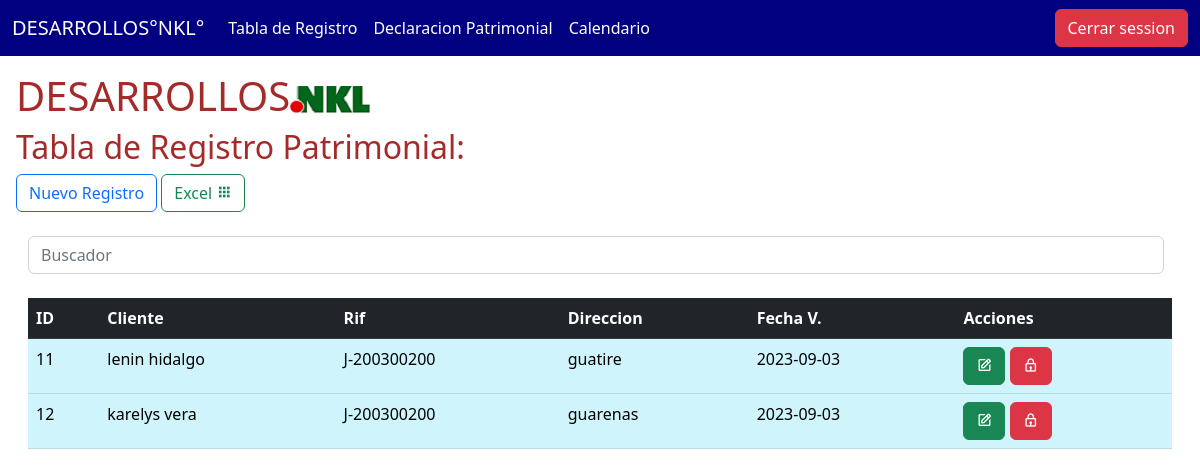
The page /tabla/index.php on the database its author committed.
### tables this page shows
CREATE TABLE `tabla` (
  `id` int(11) NOT NULL,
  `cliente` varchar(200) NOT NULL,
  `rif` varchar(200) NOT NULL,
  `direccion` varchar(200) NOT NULL,
  `fecha` date NOT NULL
);

### tabla/index.php (the view, shortened to what this page needs)
<?php
include("../db.php");
$stm = $conexion -> prepare("SELECT * FROM tabla");
$stm -> execute();
$tabla = $stm -> fetchAll(PDO::FETCH_ASSOC);
?>
<?php include("../template/header.php"); ?>
<h1 style="color: brown;">DESARROLLOS<img src="../img/nkl.png" alt=""></h1>
<h2 style="color: brown;">Tabla de Registro Patrimonial:</h2>
<a class="btn btn-outline-primary" href="agregar.php">Nuevo Registro
</a>
<a class="btn btn-outline-success" href="excel.php">Excel
<i class='bx bxs-grid'></i> </a>
<br>
<br>
      <div class="container-fluid">
  <form class="d-flex">
      <input class="form-control me-2 light-table-filter" data-table="table_id" type="text"
      placeholder="Buscador">
  </form>
<br>
<div class="table-responsive">
    <table class="table table-info table_id">
        <thead class="table table-dark">
            <tr>
                <th scope="col">ID</th>
                <th scope="col">Cliente</th>
                <th scope="col">Rif</th>
                <th scope="col">Direccion</th>
                <th scope="col">Fecha V.</th>
                <th scope="col">Acciones</th>
            </tr>
        </thead>
        <tbody>
<?php foreach($tabla as $tablas) { ?>
            <tr class="">
                <td scope="row"><?php echo $tablas['id']; ?></td>
                <td><?php echo $tablas['cliente']; ?></td>
                <td><?php echo $tablas['rif']; ?></td>
                <td><?php echo $tablas['direccion']; ?></td>
                <td><?php echo $tablas['fecha']; ?></td>
<td>
<a class="btn btn-success text-white" href="editar.php?id=<?php echo $tablas['id']; ?>" role="button"><i class='bx bx-edit'></i></a>
<a class="btn btn-danger" href="javascript:borrar(<?php echo $tablas['id']; ?>);" role="button"><i class='bx bx-lock'></i></a>
</td>
            </tr>
            <?php } ?>
        </tbody>
    </table>
</div>
<?php include("../template/footer.php"); ?>

### rows shown on the page
tabla: id "11", cliente "lenin hidalgo", rif "J-200300200", direccion "guatire", fecha "2023-09-03"
tabla: id "12", cliente "karelys vera", rif "J-200300200", direccion "guarenas", fecha "2023-09-03"
